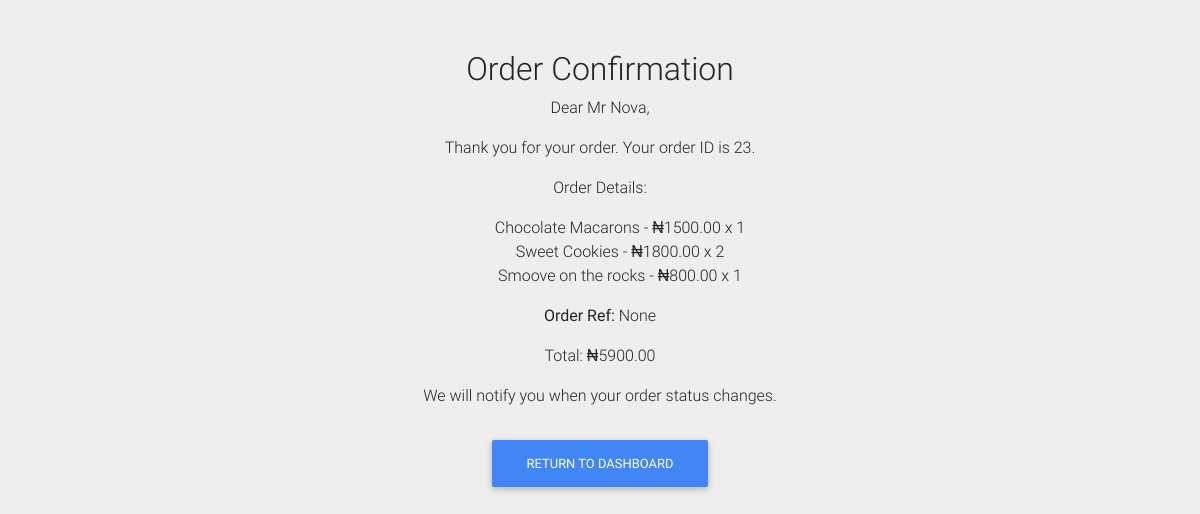
The app's page /order/direct_transfer/payment/23/confirmation/ with its own data.
### order/models.py (models this page shows, shortened)
class Order(models.Model):
    user = models.ForeignKey(settings.AUTH_USER_MODEL, on_delete=models.CASCADE)
    created_at = models.DateTimeField(auto_now_add=True)
    updated_at = models.DateTimeField(auto_now=True)
    first_name = models.CharField(max_length=50)
    last_name = models.CharField(max_length=50)
    email = models.EmailField()
    phone = models.CharField(max_length=15, null=True)
    address = models.CharField(max_length=255)
    postal_code = models.CharField(max_length=20)
    city = models.CharField(max_length=100)
    extra_details = models.TextField(blank=True)
    paid = models.BooleanField(default=False)
    proof_of_payment = models.ImageField(upload_to='proofs_of_payment/', blank=True, null=True)
    payment_reference = models.CharField(max_length=100, blank=True, null=True)
    def get_total_cost(self):
        return sum(item.get_cost() for item in self.items.all())

class OrderItem(models.Model):
    order = models.ForeignKey(Order, related_name='items', on_delete=models.CASCADE)
    menu_item = models.ForeignKey('menu.MenuItem', on_delete=models.CASCADE)
    price = models.DecimalField(max_digits=10, decimal_places=2)
    quantity = models.PositiveIntegerField(default=1)
    def get_cost(self):
        return self.price * self.quantity

### menu/models.py (models this page shows, shortened)
class MenuItem(models.Model):
    name = models.CharField(max_length=255)
    image = models.ImageField(upload_to='menu_images/', blank=True, null=True)  # New field
    description = models.TextField()
    price = models.DecimalField(max_digits=10, decimal_places=2)
    category = models.ForeignKey(Category, related_name='items', on_delete=models.CASCADE)

### order/views.py (the view)
# urls.py: path('direct_transfer/payment/<int:order_id>/confirmation/', direct_transfer_payment_confirmation, name='direct_transfer_payment_confirmation'),
def direct_transfer_payment_confirmation(request, order_id):
    order = get_object_or_404(Order, id=order_id)
    return render(request, 'order/payment_confirmation.html', {'order': order})

### core/context_processors.py (called while the page is built)
def site_settings(request):
    settings = SiteSettings.objects.first()
    return {'site_settings': settings}

### order/templates/order/payment_confirmation.html (shortened to what this page needs)
{% extends 'order/base.html' %}
{% block content %}
    <div class="container text-center">
        <h2>Order Confirmation</h2>
        <p>Dear {{ order.first_name }} {{ order.last_name }},</p>
        <p>Thank you for your order. Your order ID is {{ order.id }}.</p>
        <p>Order Details:</p>
        <ul>
            {% for item in order.items.all %}
            <li style="list-style: none;">{{ item.menu_item.name }} - &#x20A6;{{ item.menu_item.price }} x {{ item.quantity }}</li>
            {% endfor %}
        </ul>
        <p><strong>Order Ref:</strong> {{ order.payment_reference }}</p>
        <p>Total: &#x20A6;{{ order.get_total_cost }}</p>
        <p>We will notify you when your order status changes.</p>
        <a href="{% url 'dashboard' %}" class="btn btn-primary m-3">Return to Dashboard</a>
    </div>
{% endblock %}

### order/templates/order/base.html (style rules this page uses)
body { background-color: #f8f9fa; }
.container { margin-top: 50px; }
.btn-primary { background-color: #007bff; border-color: #007bff; }

### records on screen
Order: first_name "Mr", last_name "Nova", id "23", payment_reference "None", get_total_cost "5900.00"
OrderItem: menu_item.name "Chocolate Macarons", menu_item.price "1500.00", quantity "1"
OrderItem: menu_item.name "Sweet Cookies", menu_item.price "1800.00", quantity "2"
OrderItem: menu_item.name "Smoove on the rocks", menu_item.price "800.00", quantity "1"
